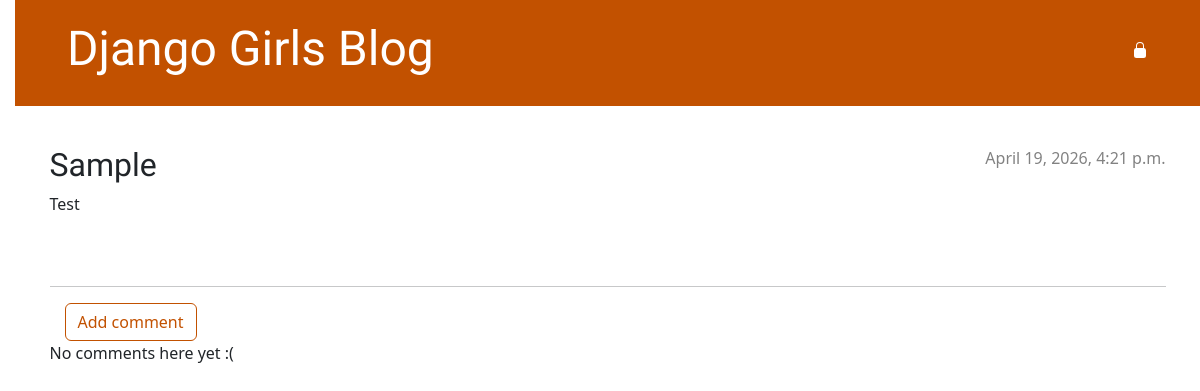
The app's page /post/3/, older data.
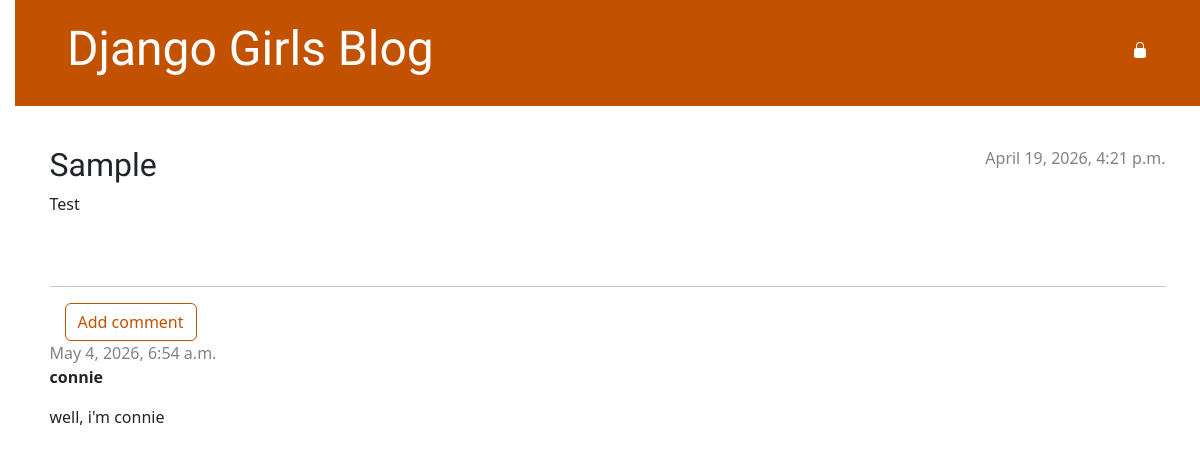
The same page, newer data.
### blog/models.py (models this page shows, shortened)
class Comment(models.Model):
    post = models.ForeignKey('blog.Post', on_delete=models.CASCADE, related_name='comments')
    author = models.CharField(max_length=200)
    text = models.TextField()
    created_date = models.DateTimeField(default=timezone.now)
    approved_comment = models.BooleanField(default=False)

### blog/views.py (the view)
# urls.py: path('post/<int:pk>/', views.post_detail, name='post_detail'),
def post_detail(request, pk):
    post = get_object_or_404(Post, pk=pk)
    return render(request, 'blog/post_detail.html', {'post': post})

### blog/templates/blog/post_detail.html (shortened to what this page needs)
{% extends 'blog/base.html' %}
{% block content %}
    <article class="post">
        {% if post.published_date %}
            <div class="date">
                {{ post.published_date }}
            </div>
            {% else %}
            <aside class="actions">
                <a class="btn btn-secondary" role="button" href="{% url 'post_publish' pk=post.pk %}">Publish</a>
            </aside>
        {% endif %}
        <h2>{{ post.title }}</h2>
        <p>{{ post.text|linebreaksbr }}</p>
    </article>
    <hr>
    <a class="btn btn-secondary" role="button" href="{% url 'add_comment_to_post' pk=post.pk %}">Add comment</a>
    {% for comment in post.comments.all %}
        {% if user.is_authenticated or comment.approved_comment %}
        <div class="comment">
            <div class="date">
                {{ comment.created_date }}
            </div>
            <strong>{{ comment.author }}</strong>
            <p>{{ comment.text|linebreaks }}</p>
        </div>
        {% endif %}
    {% empty %}
        <p>No comments here yet :(</p>
    {% endfor %}
{% endblock %}

Row changes from the older to the newer data that the page shows:
added Comment: created_date "May 4, 2026, 6:54 a.m.", author "connie", text "well, i'm connie"
Text that changed along with them:
text no longer shown: "No comments here yet :("
